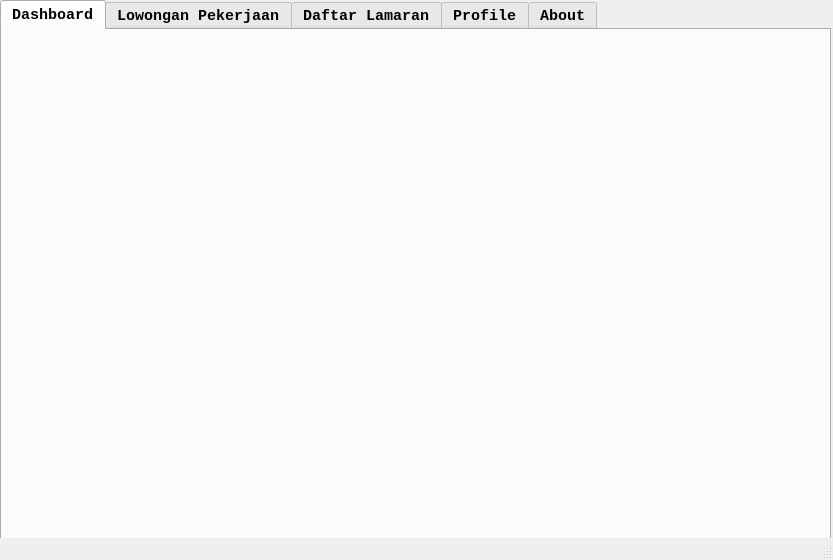
<?xml version="1.0" encoding="UTF-8"?>
<ui version="4.0">
 <class>MainWindow</class>
 <widget class="QMainWindow" name="MainWindow">
  <property name="geometry">
   <rect>
    <x>0</x>
    <y>0</y>
    <width>833</width>
    <height>560</height>
   </rect>
  </property>
  <property name="windowTitle">
   <string>MainWindow</string>
  </property>
  <widget class="QWidget" name="centralwidget">
   <widget class="QTabWidget" name="tabWidget">
    <property name="geometry">
     <rect>
      <x>0</x>
      <y>0</y>
      <width>831</width>
      <height>571</height>
     </rect>
    </property>
    <property name="font">
     <font>
      <family>Consolas</family>
      <pointsize>11</pointsize>
      <weight>75</weight>
      <bold>true</bold>
     </font>
    </property>
    <property name="tabPosition">
     <enum>QTabWidget::North</enum>
    </property>
    <property name="tabShape">
     <enum>QTabWidget::Rounded</enum>
    </property>
    <property name="currentIndex">
     <number>0</number>
    </property>
    <widget class="QWidget" name="tab">
     <attribute name="title">
      <string>Dashboard</string>
     </attribute>
     <widget class="QLabel" name="label_logo">
      <property name="geometry">
       <rect>
        <x>150</x>
        <y>40</y>
        <width>481</width>
        <height>441</height>
       </rect>
      </property>
      <property name="text">
       <string>&lt;html&gt;&lt;head/&gt;&lt;body&gt;&lt;p&gt;&lt;br/&gt;&lt;/p&gt;&lt;/body&gt;&lt;/html&gt;</string>
      </property>
     </widget>
     <widget class="QLabel" name="labelWelcome">
      <property name="geometry">
       <rect>
        <x>10</x>
        <y>10</y>
        <width>801</width>
        <height>41</height>
       </rect>
      </property>
      <property name="font">
       <font>
        <pointsize>13</pointsize>
        <weight>75</weight>
        <bold>true</bold>
       </font>
      </property>
      <property name="text">
       <string/>
      </property>
     </widget>
    </widget>
    <widget class="QWidget" name="tab_4">
     <attribute name="title">
      <string>Lowongan Pekerjaan</string>
     </attribute>
     <widget class="QTableWidget" name="tableLowongan">
      <property name="geometry">
       <rect>
        <x>0</x>
        <y>70</y>
        <width>821</width>
        <height>451</height>
       </rect>
      </property>
      <property name="styleSheet">
       <string notr="true">font-family: consolas;</string>
      </property>
      <attribute name="horizontalHeaderDefaultSectionSize">
       <number>130</number>
      </attribute>
      <column>
       <property name="text">
        <string>ID Lowongan</string>
       </property>
      </column>
      <column>
       <property name="text">
        <string>Posisi</string>
       </property>
      </column>
      <column>
       <property name="text">
        <string>Perusahaan</string>
       </property>
      </column>
      <column>
       <property name="text">
        <string>Min Pendidikan</string>
       </property>
      </column>
      <column>
       <property name="text">
        <string>Alamat Perusahaan</string>
       </property>
      </column>
      <column>
       <property name="text">
        <string>Gaji Ditawarkan</string>
       </property>
      </column>
     </widget>
     <widget class="QLineEdit" name="idLoker">
      <property name="geometry">
       <rect>
        <x>10</x>
        <y>40</y>
        <width>71</width>
        <height>21</height>
       </rect>
      </property>
      <property name="styleSheet">
       <string notr="true">border: 1px solid gray;
border-radius: 10px;
padding-right: 20px;
text-align: center;</string>
      </property>
      <property name="alignment">
       <set>Qt::AlignCenter</set>
      </property>
     </widget>
     <widget class="QLabel" name="label_3">
      <property name="geometry">
       <rect>
        <x>10</x>
        <y>20</y>
        <width>161</width>
        <height>16</height>
       </rect>
      </property>
      <property name="styleSheet">
       <string notr="true">font-family: consolas;
font-size: 15px;
font-weight: bold;</string>
      </property>
      <property name="text">
       <string>Masukan Id Lowongan</string>
      </property>
     </widget>
     <widget class="QPushButton" name="btnLamar">
      <property name="geometry">
       <rect>
        <x>90</x>
        <y>40</y>
        <width>75</width>
        <height>23</height>
       </rect>
      </property>
      <property name="styleSheet">
       <string notr="true">border: 1px solid grey;
border-radius: 10px;
background-color: rgb(144, 189, 255);</string>
      </property>
      <property name="text">
       <string>Lamar</string>
      </property>
     </widget>
    </widget>
    <widget class="QWidget" name="tab_3">
     <attribute name="title">
      <string>Daftar Lamaran</string>
     </attribute>
     <widget class="QTableWidget" name="tableDaftar">
      <property name="geometry">
       <rect>
        <x>0</x>
        <y>70</y>
        <width>821</width>
        <height>451</height>
       </rect>
      </property>
      <property name="styleSheet">
       <string notr="true">font-family: consolas;</string>
      </property>
      <attribute name="horizontalHeaderDefaultSectionSize">
       <number>117</number>
      </attribute>
      <column>
       <property name="text">
        <string>ID Lowongan</string>
       </property>
      </column>
      <column>
       <property name="text">
        <string>Posisi</string>
       </property>
      </column>
      <column>
       <property name="text">
        <string>Perusahaan</string>
       </property>
      </column>
      <column>
       <property name="text">
        <string>Min Pendidikan</string>
       </property>
      </column>
      <column>
       <property name="text">
        <string>Alamat</string>
       </property>
      </column>
      <column>
       <property name="text">
        <string>Gaji Ditawarkan</string>
       </property>
      </column>
      <column>
       <property name="text">
        <string>Status</string>
       </property>
      </column>
     </widget>
     <widget class="QLineEdit" name="idLokerDaftar">
      <property name="geometry">
       <rect>
        <x>10</x>
        <y>40</y>
        <width>71</width>
        <height>21</height>
       </rect>
      </property>
      <property name="styleSheet">
       <string notr="true">border: 1px solid gray;
border-radius: 10px;
padding-right: 20px;
text-align: center;</string>
      </property>
      <property name="alignment">
       <set>Qt::AlignCenter</set>
      </property>
     </widget>
     <widget class="QPushButton" name="btnBatalkan">
      <property name="geometry">
       <rect>
        <x>90</x>
        <y>40</y>
        <width>75</width>
        <height>23</height>
       </rect>
      </property>
      <property name="styleSheet">
       <string notr="true">border: 1px solid grey;
border-radius: 10px;
background-color: rgb(144, 189, 255);</string>
      </property>
      <property name="text">
       <string>Batalkan</string>
      </property>
     </widget>
     <widget class="QLabel" name="label_7">
      <property name="geometry">
       <rect>
        <x>10</x>
        <y>20</y>
        <width>161</width>
        <height>16</height>
       </rect>
      </property>
      <property name="styleSheet">
       <string notr="true">font-family: consolas;
font-size: 15px;
font-weight: bold;</string>
      </property>
      <property name="text">
       <string>Masukan Id Lowongan</string>
      </property>
     </widget>
    </widget>
    <widget class="QWidget" name="tab_2">
     <attribute name="title">
      <string>Profile</string>
     </attribute>
     <widget class="Line" name="line">
      <property name="geometry">
       <rect>
        <x>220</x>
        <y>10</y>
        <width>20</width>
        <height>511</height>
       </rect>
      </property>
      <property name="orientation">
       <enum>Qt::Vertical</enum>
      </property>
     </widget>
     <widget class="QLabel" name="label_image">
      <property name="geometry">
       <rect>
        <x>40</x>
        <y>20</y>
        <width>151</width>
        <height>161</height>
       </rect>
      </property>
      <property name="styleSheet">
       <string notr="true">border: 2px solid grey;
border-radius:10px;</string>
      </property>
      <property name="text">
       <string>&lt;html&gt;&lt;head/&gt;&lt;body&gt;&lt;p&gt;&lt;br/&gt;&lt;/p&gt;&lt;/body&gt;&lt;/html&gt;</string>
      </property>
      <property name="scaledContents">
       <bool>false</bool>
      </property>
      <property name="wordWrap">
       <bool>false</bool>
      </property>
     </widget>
     <widget class="QLabel" name="label_9">
      <property name="geometry">
       <rect>
        <x>40</x>
        <y>190</y>
        <width>141</width>
        <height>16</height>
       </rect>
      </property>
      <property name="styleSheet">
       <string notr="true">font-family: consolas;
font-size: 15px;
font-weight: bold;
text-align: center;</string>
      </property>
      <property name="text">
       <string>Chandra Bactiar</string>
      </property>
      <property name="alignment">
       <set>Qt::AlignCenter</set>
      </property>
     </widget>
     <widget class="QLabel" name="label_10">
      <property name="geometry">
       <rect>
        <x>240</x>
        <y>10</y>
        <width>141</width>
        <height>16</height>
       </rect>
      </property>
      <property name="font">
       <font>
        <family>Consolas</family>
        <pointsize>15</pointsize>
       </font>
      </property>
      <property name="styleSheet">
       <string notr="true"/>
      </property>
      <property name="text">
       <string>Profile User</string>
      </property>
      <property name="alignment">
       <set>Qt::AlignLeading|Qt::AlignLeft|Qt::AlignVCenter</set>
      </property>
     </widget>
     <widget class="QLabel" name="label_18">
      <property name="geometry">
       <rect>
        <x>240</x>
        <y>40</y>
        <width>141</width>
        <height>16</height>
       </rect>
      </property>
      <property name="styleSheet">
       <string notr="true">font-family: consolas;
font-size: 15px;
font-weight: bold;
text-align: center;</string>
      </property>
      <property name="text">
       <string>Nama User</string>
      </property>
      <property name="alignment">
       <set>Qt::AlignLeading|Qt::AlignLeft|Qt::AlignVCenter</set>
      </property>
     </widget>
     <widget class="QLineEdit" name="namaUser">
      <property name="geometry">
       <rect>
        <x>240</x>
        <y>60</y>
        <width>561</width>
        <height>31</height>
       </rect>
      </property>
      <property name="font">
       <font>
        <pointsize>12</pointsize>
        <weight>75</weight>
        <bold>true</bold>
       </font>
      </property>
      <property name="styleSheet">
       <string notr="true">border: 1px solid gray;
border-radius: 5px;
padding-right: 20px;
text-align: center;</string>
      </property>
      <property name="alignment">
       <set>Qt::AlignLeading|Qt::AlignLeft|Qt::AlignVCenter</set>
      </property>
      <property name="placeholderText">
       <string/>
      </property>
     </widget>
     <widget class="QDateEdit" name="tglLahir">
      <property name="geometry">
       <rect>
        <x>530</x>
        <y>120</y>
        <width>271</width>
        <height>31</height>
       </rect>
      </property>
      <property name="alignment">
       <set>Qt::AlignCenter</set>
      </property>
      <property name="displayFormat">
       <string>dd/MM/yyyy</string>
      </property>
      <property name="calendarPopup">
       <bool>true</bool>
      </property>
     </widget>
     <widget class="QLabel" name="label_19">
      <property name="geometry">
       <rect>
        <x>240</x>
        <y>100</y>
        <width>141</width>
        <height>16</height>
       </rect>
      </property>
      <property name="styleSheet">
       <string notr="true">font-family: consolas;
font-size: 15px;
font-weight: bold;
text-align: center;</string>
      </property>
      <property name="text">
       <string>Tempat lahir</string>
      </property>
      <property name="alignment">
       <set>Qt::AlignLeading|Qt::AlignLeft|Qt::AlignVCenter</set>
      </property>
     </widget>
     <widget class="QLineEdit" name="tempatLahir">
      <property name="geometry">
       <rect>
        <x>240</x>
        <y>120</y>
        <width>271</width>
        <height>31</height>
       </rect>
      </property>
      <property name="font">
       <font>
        <pointsize>12</pointsize>
        <weight>75</weight>
        <bold>true</bold>
       </font>
      </property>
      <property name="styleSheet">
       <string notr="true">border: 1px solid gray;
border-radius: 5px;
padding-right: 20px;
text-align: center;</string>
      </property>
      <property name="alignment">
       <set>Qt::AlignLeading|Qt::AlignLeft|Qt::AlignVCenter</set>
      </property>
      <property name="placeholderText">
       <string/>
      </property>
     </widget>
     <widget class="QLabel" name="label_20">
      <property name="geometry">
       <rect>
        <x>530</x>
        <y>100</y>
        <width>141</width>
        <height>16</height>
       </rect>
      </property>
      <property name="styleSheet">
       <string notr="true">font-family: consolas;
font-size: 15px;
font-weight: bold;
text-align: center;</string>
      </property>
      <property name="text">
       <string>Tanggal Lahir</string>
      </property>
      <property name="alignment">
       <set>Qt::AlignLeading|Qt::AlignLeft|Qt::AlignVCenter</set>
      </property>
     </widget>
     <widget class="QLabel" name="label_21">
      <property name="geometry">
       <rect>
        <x>240</x>
        <y>160</y>
        <width>141</width>
        <height>16</height>
       </rect>
      </property>
      <property name="styleSheet">
       <string notr="true">font-family: consolas;
font-size: 15px;
font-weight: bold;
text-align: center;</string>
      </property>
      <property name="text">
       <string>Alamat</string>
      </property>
      <property name="alignment">
       <set>Qt::AlignLeading|Qt::AlignLeft|Qt::AlignVCenter</set>
      </property>
     </widget>
     <widget class="QTextEdit" name="alamat">
      <property name="geometry">
       <rect>
        <x>240</x>
        <y>180</y>
        <width>561</width>
        <height>81</height>
       </rect>
      </property>
      <property name="styleSheet">
       <string notr="true"/>
      </property>
     </widget>
     <widget class="QLabel" name="label_22">
      <property name="geometry">
       <rect>
        <x>240</x>
        <y>270</y>
        <width>161</width>
        <height>16</height>
       </rect>
      </property>
      <property name="styleSheet">
       <string notr="true">font-family: consolas;
font-size: 15px;
font-weight: bold;
text-align: center;</string>
      </property>
      <property name="text">
       <string>Pendidikan Terakhir</string>
      </property>
      <property name="alignment">
       <set>Qt::AlignLeading|Qt::AlignLeft|Qt::AlignVCenter</set>
      </property>
     </widget>
     <widget class="QComboBox" name="cmbPendidikan">
      <property name="geometry">
       <rect>
        <x>240</x>
        <y>290</y>
        <width>211</width>
        <height>31</height>
       </rect>
      </property>
      <item>
       <property name="text">
        <string>SD/Sedajat</string>
       </property>
      </item>
      <item>
       <property name="text">
        <string>SMP/Sederajat</string>
       </property>
      </item>
      <item>
       <property name="text">
        <string>SMA/Sederajat</string>
       </property>
      </item>
      <item>
       <property name="text">
        <string>S1/D3</string>
       </property>
      </item>
      <item>
       <property name="text">
        <string>S2</string>
       </property>
      </item>
      <item>
       <property name="text">
        <string>S3</string>
       </property>
      </item>
     </widget>
     <widget class="QLabel" name="label_23">
      <property name="geometry">
       <rect>
        <x>470</x>
        <y>270</y>
        <width>161</width>
        <height>16</height>
       </rect>
      </property>
      <property name="styleSheet">
       <string notr="true">font-family: consolas;
font-size: 15px;
font-weight: bold;
text-align: center;</string>
      </property>
      <property name="text">
       <string>Nama Sekolah</string>
      </property>
      <property name="alignment">
       <set>Qt::AlignLeading|Qt::AlignLeft|Qt::AlignVCenter</set>
      </property>
     </widget>
     <widget class="QLineEdit" name="namaSekolah">
      <property name="geometry">
       <rect>
        <x>470</x>
        <y>290</y>
        <width>331</width>
        <height>31</height>
       </rect>
      </property>
      <property name="font">
       <font>
        <pointsize>12</pointsize>
        <weight>75</weight>
        <bold>true</bold>
       </font>
      </property>
      <property name="styleSheet">
       <string notr="true">border: 1px solid gray;
border-radius: 5px;
padding-right: 20px;
text-align: center;</string>
      </property>
      <property name="alignment">
       <set>Qt::AlignLeading|Qt::AlignLeft|Qt::AlignVCenter</set>
      </property>
      <property name="placeholderText">
       <string/>
      </property>
     </widget>
     <widget class="QPushButton" name="btnSimpanUser">
      <property name="geometry">
       <rect>
        <x>460</x>
        <y>470</y>
        <width>121</width>
        <height>31</height>
       </rect>
      </property>
      <property name="styleSheet">
       <string notr="true">border: 1px solid grey;
border-radius: 10px;
background-color: rgb(144, 189, 255);</string>
      </property>
      <property name="text">
       <string>Simpan</string>
      </property>
     </widget>
     <widget class="QLabel" name="label_24">
      <property name="geometry">
       <rect>
        <x>240</x>
        <y>340</y>
        <width>71</width>
        <height>16</height>
       </rect>
      </property>
      <property name="styleSheet">
       <string notr="true">font-family: consolas;
font-size: 15px;
font-weight: bold;
text-align: center;</string>
      </property>
      <property name="text">
       <string>Username</string>
      </property>
      <property name="alignment">
       <set>Qt::AlignLeading|Qt::AlignLeft|Qt::AlignVCenter</set>
      </property>
     </widget>
     <widget class="QLineEdit" name="username">
      <property name="geometry">
       <rect>
        <x>240</x>
        <y>360</y>
        <width>271</width>
        <height>31</height>
       </rect>
      </property>
      <property name="font">
       <font>
        <pointsize>12</pointsize>
        <weight>75</weight>
        <bold>true</bold>
       </font>
      </property>
      <property name="styleSheet">
       <string notr="true">border: 1px solid gray;
border-radius: 5px;
padding-right: 20px;
text-align: center;</string>
      </property>
      <property name="alignment">
       <set>Qt::AlignLeading|Qt::AlignLeft|Qt::AlignVCenter</set>
      </property>
      <property name="placeholderText">
       <string/>
      </property>
     </widget>
     <widget class="QLabel" name="label_25">
      <property name="geometry">
       <rect>
        <x>550</x>
        <y>340</y>
        <width>71</width>
        <height>16</height>
       </rect>
      </property>
      <property name="styleSheet">
       <string notr="true">font-family: consolas;
font-size: 15px;
font-weight: bold;
text-align: center;</string>
      </property>
      <property name="text">
       <string>Password</string>
      </property>
      <property name="alignment">
       <set>Qt::AlignLeading|Qt::AlignLeft|Qt::AlignVCenter</set>
      </property>
     </widget>
     <widget class="QLineEdit" name="password">
      <property name="geometry">
       <rect>
        <x>530</x>
        <y>360</y>
        <width>271</width>
        <height>31</height>
       </rect>
      </property>
      <property name="font">
       <font>
        <pointsize>12</pointsize>
        <weight>75</weight>
        <bold>true</bold>
       </font>
      </property>
      <property name="styleSheet">
       <string notr="true">border: 1px solid gray;
border-radius: 5px;
padding-right: 20px;
text-align: center;</string>
      </property>
      <property name="alignment">
       <set>Qt::AlignLeading|Qt::AlignLeft|Qt::AlignVCenter</set>
      </property>
      <property name="placeholderText">
       <string/>
      </property>
     </widget>
     <widget class="QLabel" name="label_26">
      <property name="geometry">
       <rect>
        <x>240</x>
        <y>400</y>
        <width>71</width>
        <height>16</height>
       </rect>
      </property>
      <property name="styleSheet">
       <string notr="true">font-family: consolas;
font-size: 15px;
font-weight: bold;
text-align: center;</string>
      </property>
      <property name="text">
       <string>Email</string>
      </property>
      <property name="alignment">
       <set>Qt::AlignLeading|Qt::AlignLeft|Qt::AlignVCenter</set>
      </property>
     </widget>
     <widget class="QLineEdit" name="email">
      <property name="geometry">
       <rect>
        <x>240</x>
        <y>420</y>
        <width>561</width>
        <height>31</height>
       </rect>
      </property>
      <property name="font">
       <font>
        <pointsize>12</pointsize>
        <weight>75</weight>
        <bold>true</bold>
       </font>
      </property>
      <property name="styleSheet">
       <string notr="true">border: 1px solid gray;
border-radius: 5px;
padding-right: 20px;
text-align: center;</string>
      </property>
      <property name="alignment">
       <set>Qt::AlignLeading|Qt::AlignLeft|Qt::AlignVCenter</set>
      </property>
      <property name="placeholderText">
       <string/>
      </property>
     </widget>
    </widget>
    <widget class="QWidget" name="tab_5">
     <attribute name="title">
      <string>About</string>
     </attribute>
     <widget class="QLabel" name="label_14">
      <property name="geometry">
       <rect>
        <x>0</x>
        <y>180</y>
        <width>821</width>
        <height>31</height>
       </rect>
      </property>
      <property name="font">
       <font>
        <family>Consolas</family>
        <pointsize>20</pointsize>
        <weight>75</weight>
        <bold>true</bold>
       </font>
      </property>
      <property name="styleSheet">
       <string notr="true"/>
      </property>
      <property name="text">
       <string>KELOMPOK 7</string>
      </property>
      <property name="alignment">
       <set>Qt::AlignCenter</set>
      </property>
     </widget>
     <widget class="QLabel" name="label_38">
      <property name="geometry">
       <rect>
        <x>290</x>
        <y>280</y>
        <width>271</width>
        <height>21</height>
       </rect>
      </property>
      <property name="font">
       <font>
        <family>Consolas</family>
        <pointsize>14</pointsize>
        <weight>75</weight>
        <bold>true</bold>
       </font>
      </property>
      <property name="styleSheet">
       <string notr="true"/>
      </property>
      <property name="text">
       <string>Lani (200511133)</string>
      </property>
      <property name="alignment">
       <set>Qt::AlignLeading|Qt::AlignLeft|Qt::AlignVCenter</set>
      </property>
     </widget>
     <widget class="QLabel" name="label_15">
      <property name="geometry">
       <rect>
        <x>0</x>
        <y>210</y>
        <width>821</width>
        <height>31</height>
       </rect>
      </property>
      <property name="font">
       <font>
        <family>Consolas</family>
        <pointsize>20</pointsize>
        <weight>75</weight>
        <bold>true</bold>
       </font>
      </property>
      <property name="styleSheet">
       <string notr="true"/>
      </property>
      <property name="text">
       <string>APLIKASI PENDATAAN LOWONGAN KERJA</string>
      </property>
      <property name="alignment">
       <set>Qt::AlignCenter</set>
      </property>
     </widget>
     <widget class="QLabel" name="label_13">
      <property name="geometry">
       <rect>
        <x>0</x>
        <y>150</y>
        <width>821</width>
        <height>31</height>
       </rect>
      </property>
      <property name="font">
       <font>
        <family>Consolas</family>
        <pointsize>25</pointsize>
        <weight>75</weight>
        <bold>true</bold>
       </font>
      </property>
      <property name="styleSheet">
       <string notr="true"/>
      </property>
      <property name="text">
       <string>TUGAS UAS PBO 2</string>
      </property>
      <property name="alignment">
       <set>Qt::AlignCenter</set>
      </property>
     </widget>
     <widget class="QLabel" name="label_40">
      <property name="geometry">
       <rect>
        <x>290</x>
        <y>340</y>
        <width>271</width>
        <height>21</height>
       </rect>
      </property>
      <property name="font">
       <font>
        <family>Consolas</family>
        <pointsize>14</pointsize>
        <weight>75</weight>
        <bold>true</bold>
       </font>
      </property>
      <property name="styleSheet">
       <string notr="true"/>
      </property>
      <property name="text">
       <string>Panja Raharja (200511059)</string>
      </property>
      <property name="alignment">
       <set>Qt::AlignLeading|Qt::AlignLeft|Qt::AlignVCenter</set>
      </property>
     </widget>
     <widget class="QLabel" name="label_39">
      <property name="geometry">
       <rect>
        <x>290</x>
        <y>310</y>
        <width>271</width>
        <height>21</height>
       </rect>
      </property>
      <property name="font">
       <font>
        <family>Consolas</family>
        <pointsize>14</pointsize>
        <weight>75</weight>
        <bold>true</bold>
       </font>
      </property>
      <property name="styleSheet">
       <string notr="true"/>
      </property>
      <property name="text">
       <string>Marisa Naofa (200511074)</string>
      </property>
      <property name="alignment">
       <set>Qt::AlignLeading|Qt::AlignLeft|Qt::AlignVCenter</set>
      </property>
     </widget>
     <widget class="QLabel" name="label_17">
      <property name="geometry">
       <rect>
        <x>290</x>
        <y>250</y>
        <width>271</width>
        <height>31</height>
       </rect>
      </property>
      <property name="font">
       <font>
        <family>Consolas</family>
        <pointsize>14</pointsize>
        <weight>75</weight>
        <bold>true</bold>
       </font>
      </property>
      <property name="styleSheet">
       <string notr="true"/>
      </property>
      <property name="text">
       <string>Chandra Bactiar (200511151)</string>
      </property>
      <property name="alignment">
       <set>Qt::AlignLeading|Qt::AlignLeft|Qt::AlignVCenter</set>
      </property>
     </widget>
     <widget class="QLabel" name="label_16">
      <property name="geometry">
       <rect>
        <x>180</x>
        <y>250</y>
        <width>101</width>
        <height>31</height>
       </rect>
      </property>
      <property name="font">
       <font>
        <family>Consolas</family>
        <pointsize>14</pointsize>
        <weight>75</weight>
        <bold>true</bold>
       </font>
      </property>
      <property name="styleSheet">
       <string notr="true"/>
      </property>
      <property name="text">
       <string>Anggota :</string>
      </property>
      <property name="alignment">
       <set>Qt::AlignCenter</set>
      </property>
     </widget>
     <widget class="QLabel" name="label_41">
      <property name="geometry">
       <rect>
        <x>0</x>
        <y>460</y>
        <width>821</width>
        <height>31</height>
       </rect>
      </property>
      <property name="font">
       <font>
        <family>Consolas</family>
        <pointsize>20</pointsize>
        <weight>75</weight>
        <bold>true</bold>
       </font>
      </property>
      <property name="styleSheet">
       <string notr="true"/>
      </property>
      <property name="text">
       <string>K1 Teknik Informatika</string>
      </property>
      <property name="alignment">
       <set>Qt::AlignCenter</set>
      </property>
     </widget>
    </widget>
   </widget>
  </widget>
  <widget class="QStatusBar" name="statusbar"/>
 </widget>
 <resources/>
 <connections/>
</ui>
